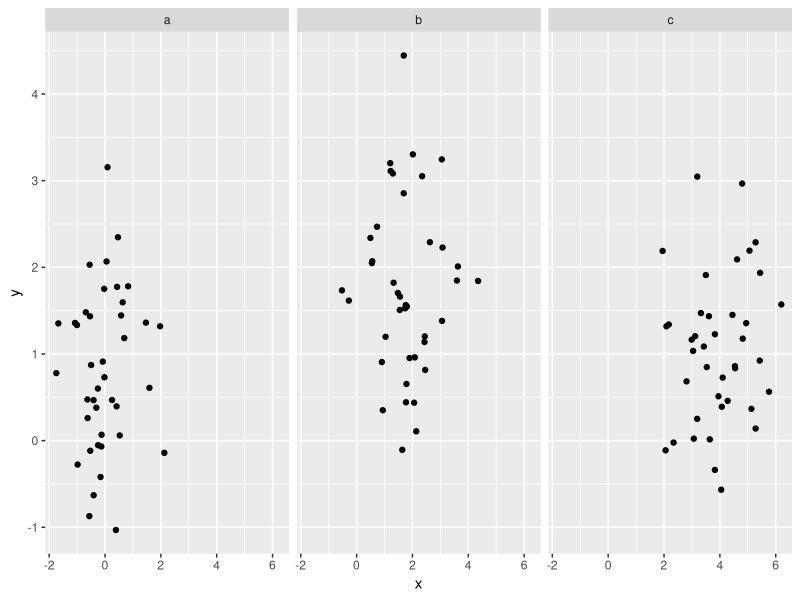

Write R code to recreate this figure.
library(ggplot2)
df <- data.frame(
  x = rnorm(120, c(0, 2, 4)),
  y = rnorm(120, c(1, 2, 1)),
  z = letters[1:3]
)
ggplot(df, aes(x, y)) + 
  geom_point() + 
  facet_wrap(~z)
